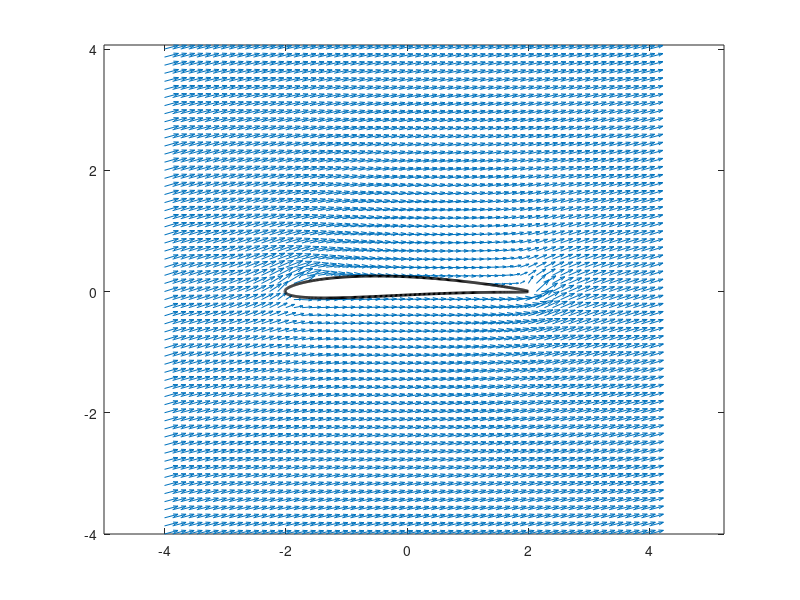

This chart was generated by the following MATLAB code:
% Daniel TAM
% September 2015

clear all;
close all;

% Define grid around a circle

% Define center and radius of cylinder in the conformal map

rad  = 1.08;
cent = 0.05;

x0   = -cent;
y0   =  cent;

[xx,yy] = meshgrid(linspace(-4,4,61),linspace(-4,4,61));
zz      = xx + 1i*yy;
zzeta   = (zz+sqrt(zz.^2-4))/2;
zzeta   = [zzeta (zz-sqrt(zz.^2-4))/2];

xip   = rad*cos(-pi:0.01:pi)+x0;
etap  = rad*sin(-pi:0.01:pi)+y0;



xi    = real(zzeta);
eta   = imag(zzeta);
ind = find(sqrt((xi-x0).^2+(eta-y0).^2)>rad);


zetap= xip+1i*etap;
zeta = xi+1i*eta;

% Define velocity in the conformal map
U           = 1;              % Magnitude Velocity at infinity
alpha       = pi/12;         % Angle of flow at infinity
circulation = 0;

Uc    =   U*exp(-1i*alpha)-U*exp(1i*alpha)*rad^2./(zeta-cent*(-1+1i)).^2 + 1i*circulation/(2*pi).*1./(zeta-cent*(-1+1i));
%uc    = real(Uc);
%vc    = -imag(Uc);

% Plot flow around cylinder in conformal map
%figure(2);
%plot(xip,etap,'k','LineWidth',2); hold on;
%quiver(xi(ind),eta(ind),uc(ind),vc(ind),2); axis equal;hold on;

% hflines = streamline(xi,eta,uc,vc,[-4*zeros(80,1)],[linspace(-4,4,80)']);
% hlines = streamline(xi,eta,-uc,-vc,[-4*zeros(80,1)],[linspace(-4,4,80)']);
 

% BACK in the original coordinate system Conformal map

z    = zeta+1./zeta;
zp   = zetap+1./zetap;

x    = real(z);
y    = imag(z);
xp    = real(zp);
yp    = imag(zp);

% x        = xi.*(xi.^2+eta.^2+1)./(xi.^2+eta.^2);
% y        = eta.*(xi.^2+eta.^2-1)./(xi.^2+eta.^2);
Ur   = Uc./(1-1./zeta.^2);
ur    = real(Ur);
vr    = -imag(Ur);

figure(3);
quiver(x(ind),y(ind),ur(ind),vr(ind),2); axis equal;hold on;
plot(xp,yp,'k','LineWidth',2)
% 
% hflines = streamline(x,y,ur,vr,[-4*ones(80,1)],[linspace(-4,4,80)']);
% hlines = streamline(x,y,-ur,-vr,[-4*ones(80,1)],[linspace(-4,4,80)']);






% plot(x,y)
% plot3(x,y,zeros(size(x)),'.');
% axis equal;

% quiver(x,y,ones(size(x)),ones(size(x)));




% 
% % ctor Field
% time = linspace(0,4,60); 
% figure;
% 
% [u,v] = uniform(x,y,1,0);
% %[u,v] = source(x,y,-0.5,0,-1);
% %[u1,v1] = source(x,y,0.5,0,1);
% %[u,v] = vortex(x,y,1,0,1);
% %[u,v] = dipole(x,y,0,1,1);
% 
% 
% 
% % [u,v] = uniform(x,y,1,0);
% [u1,v1] = dipole(x,y,0,0,4);
% [u2,v2] = vortex(x,y,0,0,-15667984);
% 
% 
% 
% % u = u1;
% % v = v1;
% 
% % u = u2;
% % v = v2;
% 
% u = u+u1;
% v = v+v1;
% % 
% u = u+u1+u2;
% v = v+v1+v2;
% 
% quiver(x,y,u,v,2); axis equal;hold on;
% 
% hflines = streamline(x,y,u,v,[-3*zeros(40,1)],[linspace(-3,3,40)']);
% hlines = streamline(x,y,-u,-v,[-3*zeros(40,1)],[linspace(-3,3,40)']);
% hold off;
% 
% 
% 
% % hlines = streamline(x,y,u,v,[-3*ones(20,1);linspace(-3,3,20)'],[linspace(-3,3,20)';-3*ones(20,1)]);
% % hflines.Color = 'red';
% % hlines.Color = 'red';
% % set(hlines,'LineWidth',1,'Color','r')


